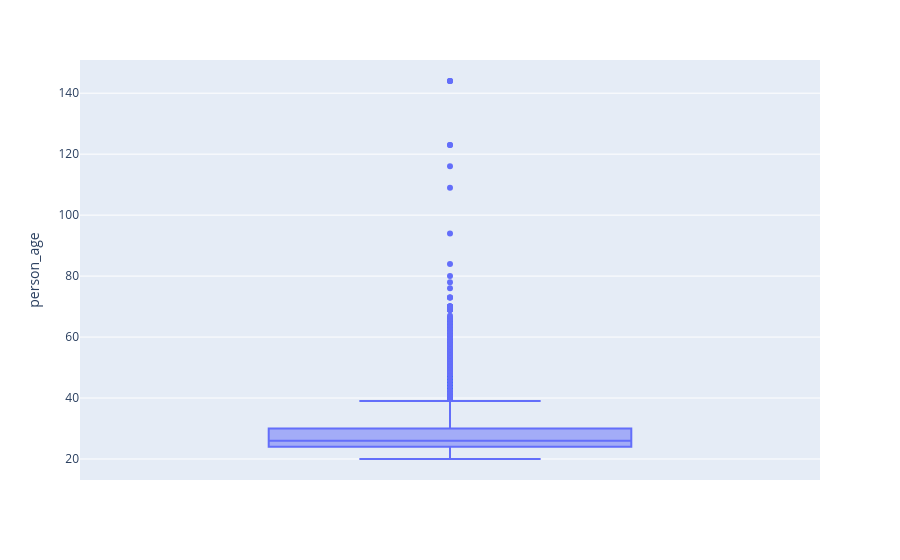

Notebook cell for this chart:
### Code cell
import plotly.express as px

fig = px.box(df , y = 'person_age') 
fig.show()

### Figure 1 — Plotly figure (JSON) as saved in the notebook; plotly's stock layout.template omitted (floating-point values rounded to 4 significant figures; data arrays with more than 128 entries replaced by an {"elided": "..."} marker saying what was removed)
{"data": [{"alignmentgroup": "True", "hovertemplate": "person_age=%{y}<extra></extra>", "legendgroup": "", "marker": {"color": "#636efa"}, "name": "", "notched": false, "offsetgroup": "", "orientation": "v", "showlegend": false, "type": "box", "x0": " ", "xaxis": "x", "y": {"elided": "45000 float values"}, "y0": " ", "yaxis": "y"}], "layout": {"boxmode": "group", "legend": {"tracegroupgap": 0}, "margin": {"t": 60}, "xaxis": {"anchor": "y", "domain": [0.0, 1.0]}, "yaxis": {"anchor": "x", "domain": [0.0, 1.0], "title": {"text": "person_age"}}}}
